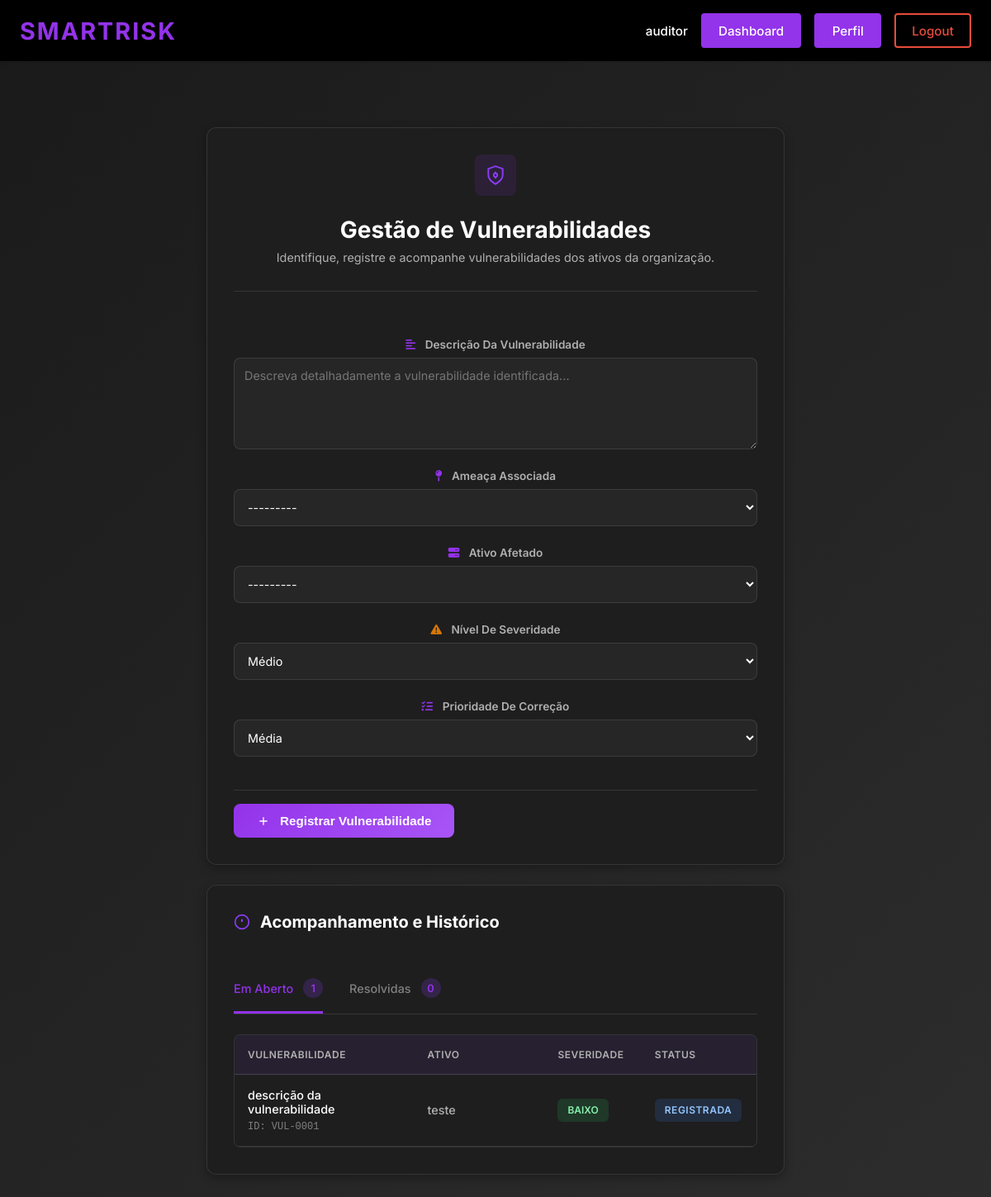
The app's page /gestao_vulnerabilidades/ (signed in) with its own data.
### ismsapp/models.py (models this page shows, shortened)
class Vulnerabilidade(models.Model):
    """The asset that has this vulnerability. Each vulnerability is linked to exactly one asset, but an asset can have multiple vulnerabilities."""
    ativo = models.ForeignKey(
        Ativo,
        on_delete = models.CASCADE,
        related_name = "vulnerabilidades",
        help_text = "O ativo que contém esta vulnerabilidade.",
    )
    """The threat that could exploit this vulnerability. Each vulnerability is linked to exactly one threat, but a threat can be associated with multiple vulnerabilities."""
    ameaca = models.ForeignKey(
        Ameaca,
        on_delete = models.CASCADE,
        related_name = "vulnerabilidades",
        help_text = "A ameaça que poderia explorar esta vulnerabilidade.",
    )
    """Optional free-text description of the specific vulnerability and how it could be exploited. This should provide enough detail to understand the nature of the weakness and its relationship to the associated threat and asset."""
    descricao = models.TextField(
        blank = True,
        help_text = "Descrição opcional da vulnerabilidade específica e como ela poderia ser explorada.",
    )
    """Severity level of the vulnerability - how critical it is"""
    class SeveridadeChoice(models.TextChoices):
        CRITICO = 'critico', 'Crítico'
        ALTO = 'alto', 'Alto'
        MEDIO = 'medio', 'Médio'
        BAIXO = 'baixo', 'Baixo'
    nivel_severidade = models.CharField(
        max_length=20,
        choices=SeveridadeChoice.choices,
        default=SeveridadeChoice.MEDIO,
        help_text="Nível de severidade da vulnerabilidade.",
    )
    """Priority for correcting the vulnerability"""
    class PrioridadeChoice(models.TextChoices):
        URGENTE = 'urgente', 'Urgente'
        ALTA = 'alta', 'Alta'
        MEDIA = 'media', 'Média'
        BAIXA = 'baixa', 'Baixa'
    prioridade_correcao = models.CharField(
        max_length=20,
        choices=PrioridadeChoice.choices,
        default=PrioridadeChoice.MEDIA,
        help_text="Prioridade de correção da vulnerabilidade.",
    )
    """Status of the vulnerability - whether it's been treated or not"""
    class StatusChoice(models.TextChoices):
        REGISTRADA = 'registrada', 'Registrada'
        EM_TRATAMENTO = 'em_tratamento', 'Em Tratamento'
        RESOLVIDA = 'resolvida', 'Resolvida'
        DESCARTADA = 'descartada', 'Descartada'
    status = models.CharField(
        max_length=20,
        choices=StatusChoice.choices,
        default=StatusChoice.REGISTRADA,
        help_text="Status atual da vulnerabilidade.",
    )
    class Meta:
        verbose_name = "Vulnerabilidade"
        verbose_name_plural = "Vulnerabilidades"
        unique_together = ("ativo", "ameaca")  # one vulnerability record per asset/threat pair

class Ativo(models.Model):
    """Name/identifier of the asset (e.g., 'Servidor de Banco de Dados Prod-01')."""
    nome = models.CharField(
        max_length=255,
        default="Ativo",
        help_text="Nome único ou identificador do ativo (ex.: 'Servidor de Banco de Dados Prod-01').",
    )
    """Foreign key to the asset category that classifies this asset."""
    categoria = models.ForeignKey(
        CategoriaAtivo,
        on_delete=models.SET_NULL,
        null=True,
        related_name="ativos",
        help_text="Categoria que classifica este ativo.",
    )
    """Person or department responsible for this asset."""
    responsavel = models.CharField(
        max_length=200,
        default="Responsável",
        help_text="Nome ou departamento responsável por este ativo.",
    )
    """Detailed description of the asset's purpose and characteristics."""
    descricao = models.TextField(
        blank=True,
        help_text="Descrição detalhada da finalidade e características do ativo.",
    )
    """Interdependencies - other assets required for this asset to function."""
    interdependencias = models.ManyToManyField(
        'self',
        symmetrical=False,
        blank=True,
        related_name='dependentes',
        help_text="Ativos necessários para o funcionamento deste ativo.",
    )
    """Numeric score for the Confidentiality dimension, indicating how sensitive the asset's information is. Higher values mean greater damage if data is disclosed without authorization."""
    confidencialidade = models.PositiveSmallIntegerField(
        verbose_name = "Confidencialidade (C)",
        default = 0,
        help_text = (
            "Grau de sensibilidade das informações deste ativo. "
            "Uma pontuação mais alta indica maior prejuízo caso os dados sejam divulgados sem autorização."
        ),
    )
    """Numeric score for the Integrity dimension, indicating how critical it is that the asset's data remains accurate and unaltered. Higher values mean greater harm if data is modified or corrupted."""
    integridade = models.PositiveSmallIntegerField(
        verbose_name = "Integridade (I)",
        default = 0,
        help_text = (
            "Grau de criticalidade do dado deste ativo. "
            "Uma pontuação mais alta indica maior dano se os dados forem modificados ou corrompidos."
        ),
    )
    """Numeric score for the Availability dimension, indicating how important it is that the asset is accessible when needed. Higher values mean more severe impact if the asset becomes unavailable."""
    disponibilidade = models.PositiveSmallIntegerField(
        verbose_name = "Disponibilidade (D)",
        default = 0,
        help_text = (
            "Grau de importância do acesso a este ativo quando necessário. "
            "Uma pontuação mais alta indica impacto mais severo se o ativo se tornar indisponível."
        ),
    )
    """The Privacy dimension score, indicating how much the asset handles personal data subject to privacy regulations. Higher values mean greater exposure to privacy-related obligations and risks."""
    privacidade = models.PositiveSmallIntegerField(
        verbose_name = "Privacidade (P)",
        default = 0,
        help_text = (
            "O grau em que este ativo lida com dados pessoais sujeitos a regulamentações de privacidade. "
            "Uma pontuação mais alta indica maior exposição a obrigações e riscos relacionados à privacidade."
        ),
    )
    """Composite CIDP weight calculated from the four dimension scores previously defined. This value is used in risk scoring to reflect the overall criticality of the asset. Consider overriding the save() method or using a @property to automatically keep this value in sync whenever any of the individual dimension scores are updated."""
    peso_cidp = models.DecimalField(
        max_digits = 5,
        decimal_places = 2,
        default = 0,
        help_text = (
            "Peso composto CIDP calculado a partir das quatro pontuações de dimensão acima. "
        ),
    )
    class Meta:
        verbose_name = "Ativo"
        verbose_name_plural = "Ativos"
    def __str__(self):
        return f"{self.nome}"

### ismsapp/views.py (the view, shortened to what this page needs)
# urls.py: path("gestao_vulnerabilidades/", views.VulnerabilidadeView.as_view(), name="gestao_vulnerabilidades"),
class VulnerabilidadeView(View):
    form_class = VulnerabilidadeForm
    template_name = "ismsapp/gestao_vulnerabilidades.html"
    def _check_permission(self, user):
        if not user.is_authenticated:
            return False
        user_profile = getattr(user, 'profile', None)
        if not user_profile:
            return False
        allowed_actors = [
            UserProfile.Actor.AUDITOR,
            UserProfile.Actor.ANALISTA
        ]
        return user_profile.actor_type in allowed_actors
    @method_decorator(login_required(login_url="login"))
    def get(self, request, *args, **kwargs):
        if not self._check_permission(request.user):
            messages.error(request, "Você não tem permissão para acessar esta página.")
            return redirect('dashboard')
        from .models import Vulnerabilidade
        vulnerabilidades = Vulnerabilidade.objects.select_related('ativo').order_by('-nivel_severidade', '-prioridade_correcao')
        abertos = vulnerabilidades.filter(
            status__in=['registrada', 'em_tratamento']
        ).count()
        resolvidas = vulnerabilidades.filter(
            status__in=['resolvida', 'descartada']
        ).count()
        total = vulnerabilidades.count()
        contexto = {
            'form': self.form_class(),
            'vulnerabilidades': vulnerabilidades,
            'count_abertos': abertos,
            'count_resolvidas': resolvidas,
            'total_vulnerabilidades': total,
        }
        return render(request, self.template_name, contexto)

### ismsapp/models.py (called while the page is built)
    def __str__(self):
        return f"Ameaça #{self.pk}"

### ismsapp/templates/ismsapp/gestao_vulnerabilidades.html (shortened to what this page needs)
{% extends "ismsapp/base.html" %}
{% load static %}
{% block extra_css %}
<link href="https://cdnjs.cloudflare.com/ajax/libs/font-awesome/6.4.0/css/all.min.css" rel="stylesheet">
<link href="{% static 'css/ismsapp/gestao_vulnerabilidades.css' %}" rel="stylesheet">
{% endblock %}
{% block content %}
<div class="page">
  <div class="card">
    <div class="card-header">
      <div class="shield-wrap">
        <svg width="26" height="26" viewBox="0 0 24 24" fill="none" stroke="#8b3cf7" stroke-width="1.8">
          <path d="M12 22s8-4 8-10V5l-8-3-8 3v7c0 6 8 10 8 10z"/>
          <circle cx="12" cy="12" r="2"/>
          <line x1="12" y1="8" x2="12" y2="10"/>
          <line x1="12" y1="14" x2="12" y2="16"/>
        </svg>
      </div>
      <div>
        <h1 class="card-title">Gestão de Vulnerabilidades</h1>
        <p class="card-description">Identifique, registre e acompanhe vulnerabilidades dos ativos da organização.</p>
      </div>
    </div>
    <form method="post" action="{% url 'gestao_vulnerabilidades' %}" class="vulnerability-form">
      <div class="form-group">
        <label for="{{ form.descricao.id_for_label }}">
          <i class="fas fa-align-left" style="color: #9333ea; margin-right: 0.5rem;"></i>
          {{ form.descricao.label }}
        </label>
        {{ form.descricao }}
      </div>
      <div class="form-group">
        <label for="{{ form.ameaca.id_for_label }}">
          <i class="fas fa-map-pin" style="color: #9333ea; margin-right: 0.5rem;"></i>
          {{ form.ameaca.label }}
        </label>
        {{ form.ameaca }}
      </div>
      <div class="form-group">
        <label for="{{ form.ativo.id_for_label }}">
          <i class="fas fa-server" style="color: #9333ea; margin-right: 0.5rem;"></i>
          {{ form.ativo.label }}
        </label>
        {{ form.ativo }}
      </div>
      <div class="form-group">
        <label for="{{ form.nivel_severidade.id_for_label }}">
          <i class="fas fa-exclamation-triangle" style="color: #d97706; margin-right: 0.5rem;"></i>
          {{ form.nivel_severidade.label }}
        </label>
        {{ form.nivel_severidade }}
      </div>
      <div class="form-group">
        <label for="{{ form.prioridade_correcao.id_for_label }}">
          <i class="fas fa-tasks" style="color: #9333ea; margin-right: 0.5rem;"></i>
          {{ form.prioridade_correcao.label }}
        </label>
        {{ form.prioridade_correcao }}
      </div>
      <div class="form-actions">
        <button type="submit" class="btn btn-primary">
          <svg width="16" height="16" viewBox="0 0 24 24" fill="none" stroke="currentColor" stroke-width="2">
            <path d="M12 5v14M5 12h14"/>
          </svg>
          Registrar Vulnerabilidade
        </button>
      </div>
    </form>
  </div>
  <div class="card">
    <div class="card-header-simple">
      <div class="header-title-group">
        <svg width="20" height="20" viewBox="0 0 24 24" fill="none" stroke="#8b3cf7" stroke-width="2">
          <circle cx="12" cy="12" r="10"/>
          <path d="M12 8v4m0 4v.01" stroke-width="2.5"/>
        </svg>
        <h2>Acompanhamento e Histórico</h2>
      </div>
    </div>
    <div class="status-tabs">
      <a href="#" class="status-tab active">
        <span class="tab-label">Em Aberto</span>
        <span class="tab-count">{{ count_abertos }}</span>
      </a>
      <a href="#" class="status-tab">
        <span class="tab-label">Resolvidas</span>
        <span class="tab-count">{{ count_resolvidas }}</span>
      </a>
    </div>
    {% if vulnerabilidades %}
      <div class="vulnerabilities-table-wrapper">
        <table class="vulnerabilities-table">
          <thead>
            <tr>
              <th>VULNERABILIDADE</th>
              <th>ATIVO</th>
              <th>SEVERIDADE</th>
              <th>STATUS</th>
            </tr>
          </thead>
          <tbody>
            {% for vuln in vulnerabilidades %}
              <tr>
                <td class="vuln-id-cell">
                  <div class="vuln-id">{{ vuln.descricao|truncatewords:4 }}</div>
                  <div class="vuln-meta-id">ID: VUL-{{ vuln.id|stringformat:"04d" }}</div>
                </td>
                <td class="asset-cell">{{ vuln.ativo.nome }}</td>
                <td class="severity-cell">
                  <span class="severity-badge severity-{{ vuln.nivel_severidade }}">
                    {{ vuln.get_nivel_severidade_display }}
                  </span>
                </td>
                <td class="status-cell">
                  <span class="status-badge status-{{ vuln.status }}">
                    {{ vuln.get_status_display }}
                  </span>
                </td>
              </tr>
            {% endfor %}
          </tbody>
        </table>
      </div>
    {% endif %}
  </div>
</div>
{% endblock %}

### ismsapp/templates/ismsapp/base.html (shortened to what this page needs)
{% load static %}
<!DOCTYPE html>
<html lang="en">
<head>
    <link rel="stylesheet" href="{% static 'css/ismsapp/header.css' %}">
    {% block extra_css %}{% endblock %}
</head>
<body>
    <header class="isms-header">
        <div class="header-container">
            <a href="{% url 'home' %}" class="header-logo">
                <span class="logo-text">SmartRisk</span>
            </a>
            <nav class="header-nav">
                {% if user.is_authenticated %}
                    <div class="nav-user">
                        <span class="username">{{ user.username }}</span>
                        <a href="{% url 'dashboard' %}" class="nav-button dashboard-button">
                            Dashboard
                        </a>
                        <a href="{% url 'profile' %}" class="nav-button profile-button">
                            Perfil
                        </a>
                        <a href="{% url 'logout' %}" class="nav-button logout-button">
                            Logout
                        </a>
                    </div>
                {% endif %}
            </nav>
        </div>
    </header>
    <main class="main-content">
        {% block content %}{% endblock %}
    </main>
</body>
</html>

### ismsapp/static/css/ismsapp/header.css (style rules this page uses)
.isms-header { background-color: #000000; color: white; padding: 1rem 0; box-shadow: 0 2px 4px rgba(0, 0, 0, 0.1); position: sticky; top: 0; z-index: 100; }
.header-container { max-width: 1200px; margin: 0 auto; padding: 0 1.5rem; display: flex; justify-content: space-between; align-items: center; }
.header-logo { text-decoration: none; color: white; display: flex; align-items: center; gap: 0.5rem; }
.logo-text { font-size: 1.8rem; font-weight: 700; letter-spacing: 2px; color: #9333ea; text-transform: uppercase; transition: color 0.3s ease; }
.header-nav { display: flex; align-items: center; gap: 1rem; }
.nav-user, .nav-auth { display: flex; align-items: center; gap: 1rem; }
.username { font-size: 0.95rem; color: #ffffff; font-weight: 500; padding: 0; background-color: transparent; }
.nav-button { padding: 0.6rem 1.2rem; border-radius: 4px; text-decoration: none; font-size: 0.95rem; font-weight: 500; transition: all 0.3s ease; cursor: pointer; border: none; display: inline-block; }
.profile-button { background-color: #9333ea; color: white; border: 2px solid #9333ea; }
.dashboard-button { background-color: #9333ea; color: white; border: 2px solid #9333ea; }
.logout-button { background-color: transparent; color: #e74c3c; border: 2px solid #e74c3c; }
.main-content { max-width: 1200px; margin: 2rem auto; padding: 0 1.5rem; }

### records on screen
Vulnerabilidade: descricao.label "Descrição Da Vulnerabilidade", descricao "descrição da vulnerabilidade", id "0001", ativo.nome "teste", nivel_severidade "BAIXO", status "REGISTRADA"

### other values on screen
{{ user.username }} "auditor"
{{ count_abertos }} "1"
{{ count_resolvidas }} "0"
